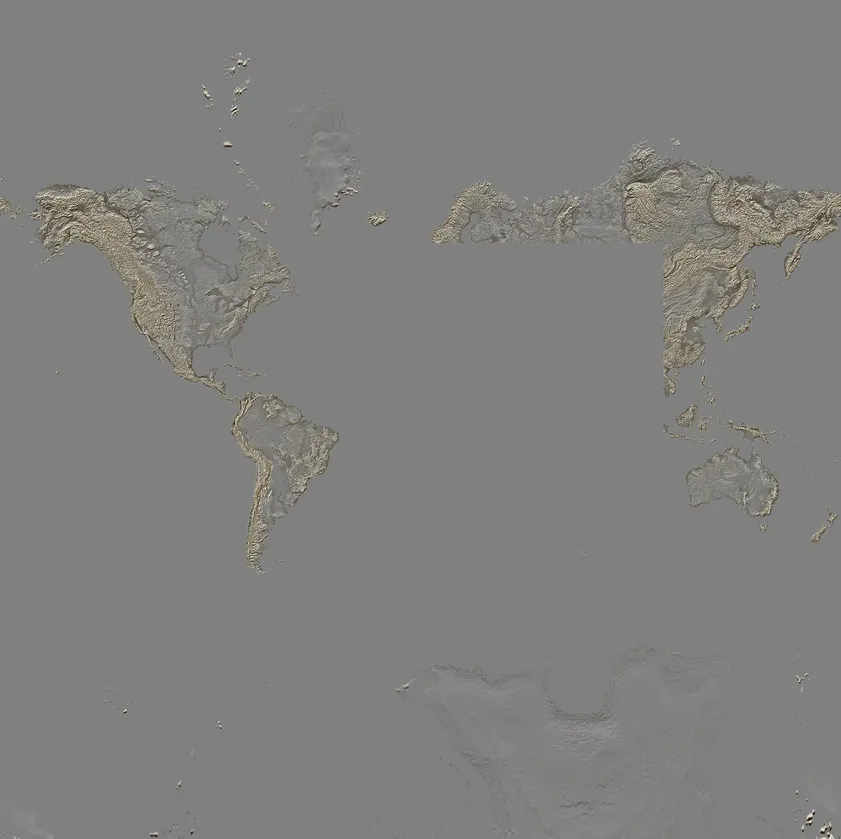
#> input picture atlas-of-the-blessed-lands/relief_world.webp, 841 x 839 px, shrunk from 2700 x 2691 before the run
$ python make_world_relief.py ../../relief_world.webp ../../relief_world.webp 1.0
#> lines starting #> are read from the running program, lines starting #| are printed output that depends on the picture; after the words box and inside, x2 and y2 are one past the last pixel; in counts of white or black regions, pixels touching at a corner belong together
# Version 227. Usage: python3 make_world_relief.py tools/relief/shadedrelief.jpg /tmp/world 7.5
# writes /tmp/world.npy (grey relief of the whole world in Mercator, 85N-85S, 7.5 px a degree), then:
#   python3 tools/relief/tint_relief.py world /tmp/world.npy relief_world.webp tint 50
# world relief outside the old sheet, same band-pass as tools/relief/make_relief.py; neutral (128) inside the sheet
import numpy as np, sys, os
from PIL import Image
from scipy.ndimage import gaussian_filter, map_coordinates, binary_opening
src_path, out_path, PXDEG = sys.argv[1], sys.argv[2], float(sys.argv[3])
im = Image.open(src_path).convert('RGB'); W,H = im.size
#> further down, im is the input picture: PIL image 841x839 RGB; mean R, G, B 128.5, 128.1, 126.8
#> after `W, H = im.size`: W = 841; H = 839
a = np.asarray(im).astype(np.float32)
R,G,B = a[...,0],a[...,1],a[...,2]
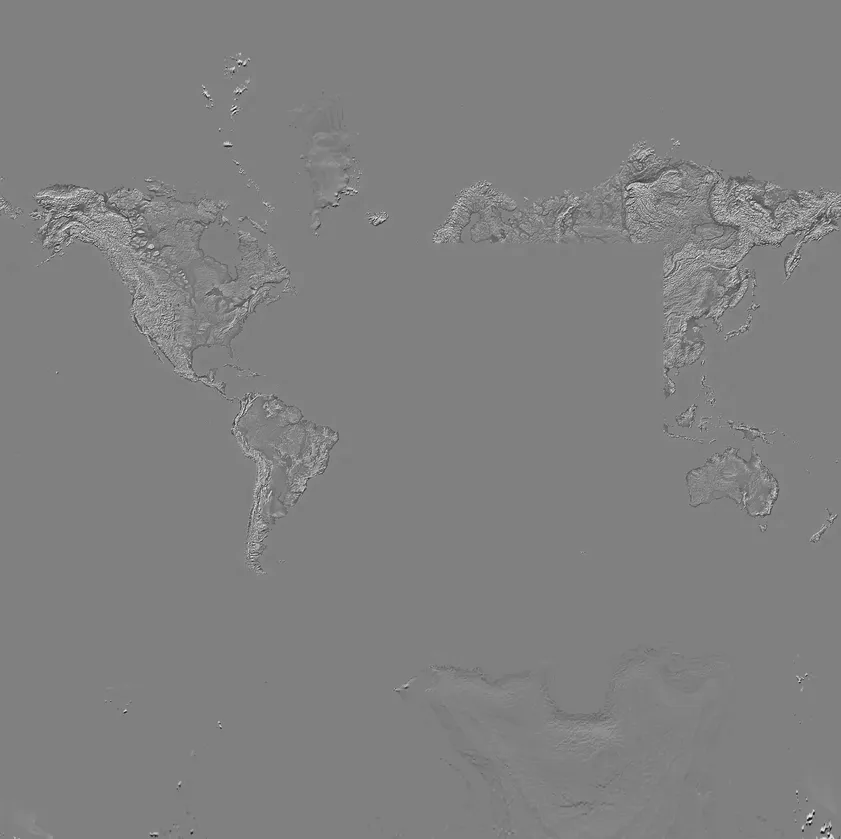
#> R: shape (839, 841) float32; min 11, max 250, mean 128.5
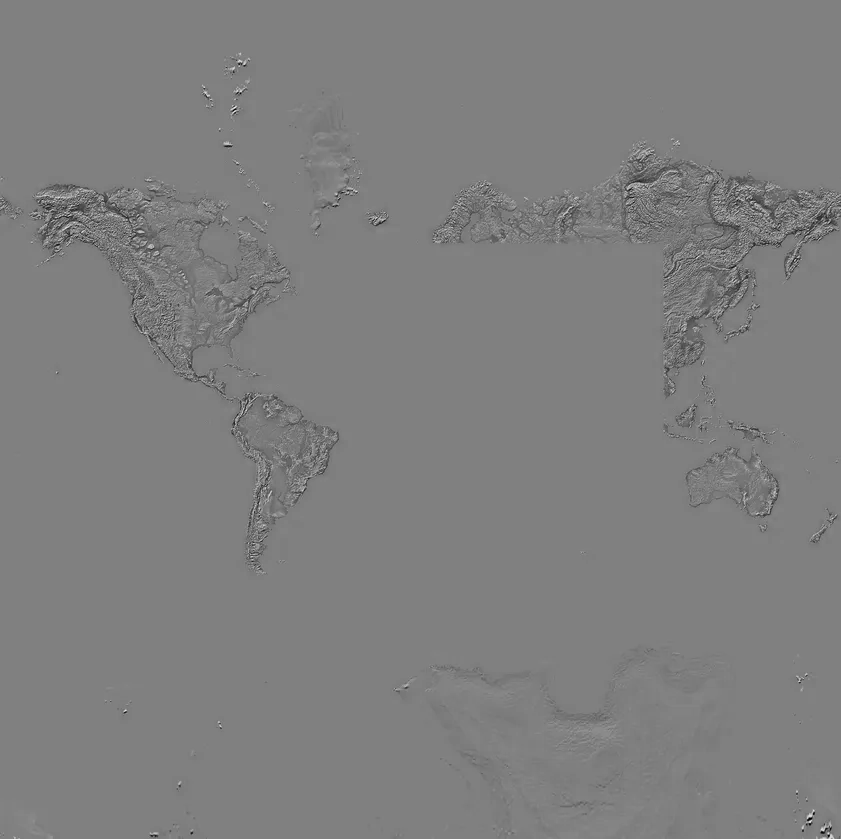
#> B: shape (839, 841) float32; min 0, max 240, mean 126.8
L = 0.30*R+0.59*G+0.11*B
sea = (B > R + 18) & (B > G + 4)
#> sea: shape (839, 841) bool; every value is 0
sea = binary_opening(sea, iterations=1)
land = (~sea).astype(np.float32)
#> land: shape (839, 841) float32; every value is 1
nb = lambda x, r: gaussian_filter(x*land, r, mode='wrap') / (gaussian_filter(land, r, mode='wrap') + 1e-4)
b1, b2 = nb(L, 7), nb(L, 42)
sh = ((L - b1) * 1.15 + (b1 - b2) * 0.55) * land
# same strength as the sheet: scale by the std over the old sheet's land
x0=int((-30+180)/360*W); x1=int((104+180)/360*W); y0=int((90-60)/180*H); y1=int((90+36.5)/180*H)
#> after `x0 = int((-30 + 180) / 360 * W)`: x0 = 350
#> after `x1 = int((104 + 180) / 360 * W)`: x1 = 663
#> after `y0 = int((90 - 60) / 180 * H)`: y0 = 139
#> after `y1 = int((90 + 36.5) / 180 * H)`: y1 = 589
s = np.std(sh[y0:y1,x0:x1][land[y0:y1,x0:x1] > 0.5]); hp = np.tanh(sh/(1.25*s)) * 112
#> after `s = np.std(sh[y0:y1, x0:x1][land[y0:y1, x0:x1] > 0.5])`: s = 7.15
#> after `hp = np.tanh(sh / (1.25 * s)) * 112`:
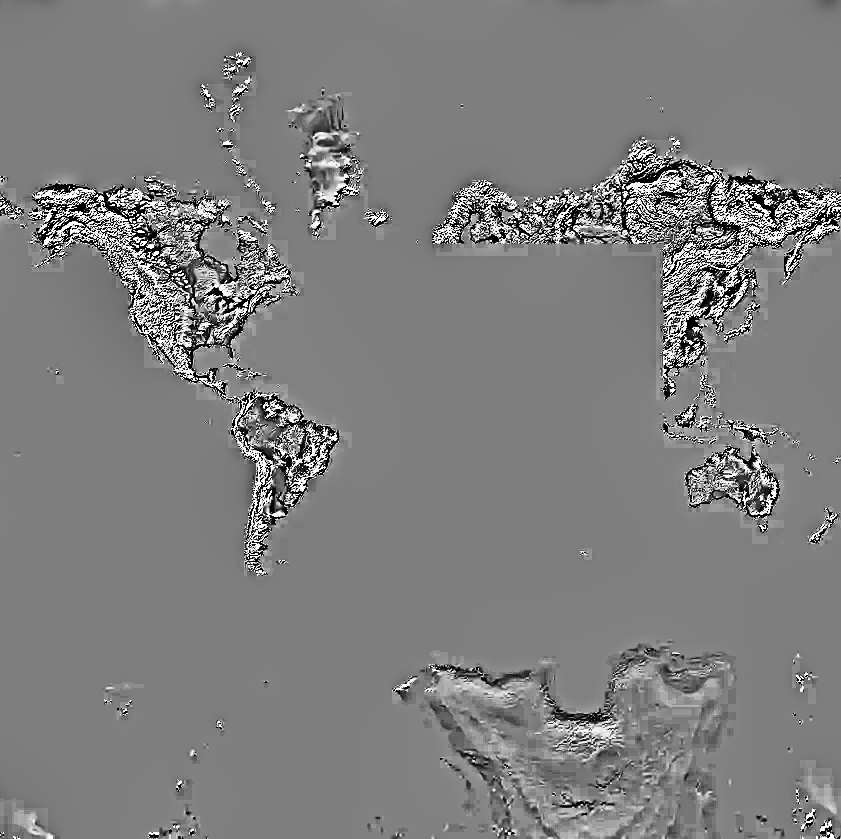
#> hp: shape (839, 841) float32; min -112, max 112, mean -0.1; drawn with min black and max white
out = 128 + hp; out[land < 0.5] = 128
LON0,LON1,LAT0,LAT1 = -180,180,-85,85
merc = lambda lat: np.log(np.tan(np.pi/4 + np.radians(lat)/2))
ox = int(round((LON1-LON0)*PXDEG)); oy = int(round(ox * (merc(LAT1)-merc(LAT0)) / np.radians(LON1-LON0)))
ys = merc(LAT1) - (np.arange(oy)+0.5)/oy * (merc(LAT1)-merc(LAT0))
lat_out = np.degrees(2*np.arctan(np.exp(ys)) - np.pi/2)
rows = ((90 - lat_out)/180*H - 0.5)
#> rows = 359 values from 23.01 to 815
lon_out = LON0 + (np.arange(ox)+0.5)/ox*(LON1-LON0)
cols = ((lon_out+180)/360*W - 0.5)
#> cols = 360 values from 0.668 to 839.3
RR, CC = np.meshgrid(rows, cols, indexing='ij')
o = map_coordinates(out, [RR, CC], order=1, mode='wrap')
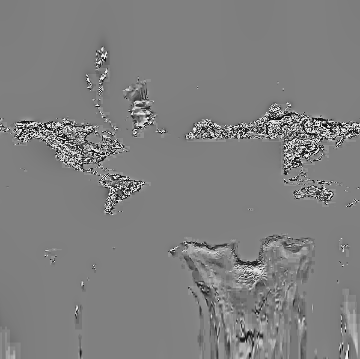
#> o: shape (359, 360) float32; min 16, max 240, mean 127.8
inbox = (lat_out[:,None] < 60) & (lat_out[:,None] > -36.5) & (lon_out[None,:] > -30) & (lon_out[None,:] < 104)
o[inbox] = 128
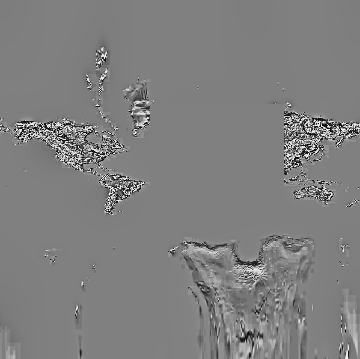
#> o: shape (359, 360) float32; 11.92% of pixels changed, all inside (x1, y1, x2, y2) = (150, 104, 284, 219)
np.save(out_path + '.npy', o.astype(np.float32))
print(o.shape)
#| (359, 360)
